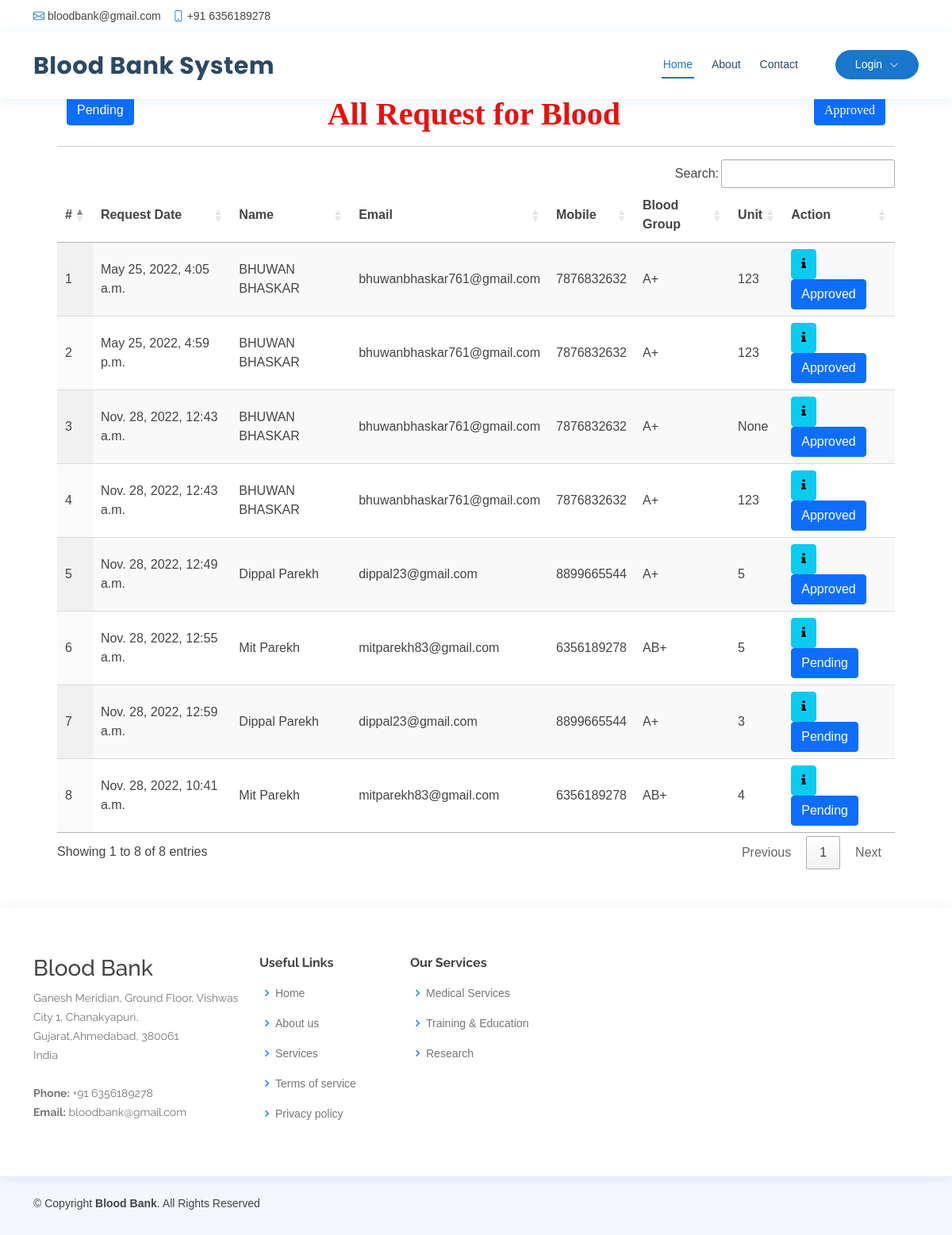
The page /request_blood on the database its author committed.
### blood_app/models.py (models this page shows, shortened)
class Blood_Donation(models.Model):
    status = models.CharField(max_length=100, null=True, blank=True)
    user = models.ForeignKey(UserProfile, on_delete=models.CASCADE, null=True, blank=True)
    blood_group = models.ForeignKey(Category, on_delete=models.CASCADE, null=True, blank=True)
    place = models.CharField(max_length=100, null=True, blank=True)
    blood_pressure = models.CharField(max_length=100, null=True, blank=True)
    blood_units = models.CharField(max_length=100, null=True, blank=True)
    purpose = models.CharField(max_length=100, null=True, blank=True)
    description = models.TextField(null=True, blank=True)
    created = models.DateTimeField(auto_now=True,null=True)
    donation_date = models.DateField(null=True, blank=True)
    recieve_date = models.DateField(null=True, blank=True)
    active = models.BooleanField(null=True, blank=True, default=False)
    hiv = models.BooleanField(null=True, blank=True, default=False)
    hapetitis_c = models.BooleanField(null=True, blank=True, default=False)
    hapetitis_b = models.BooleanField(null=True, blank=True, default=False)
    syphilis = models.BooleanField(null=True, blank=True, default=False)
    active = models.BooleanField(null=True, blank=True, default=False)

class UserProfile(models.Model):
    user = models.ForeignKey(User, on_delete=models.CASCADE, null=True)
    contact = models.CharField(max_length=100, null=True)
    address = models.CharField(max_length=100, null=True)
    pincode = models.CharField(max_length=100, null=True)
    otp = models.CharField(max_length=100, null=True)
    password = models.CharField(max_length=100, null=True)
    blood_group = models.ForeignKey(Category, on_delete=models.CASCADE, null=True, blank=True)
    dob = models.DateField(null=True)
    disease = models.CharField(max_length=100, null=True, blank=True)
    image = models.FileField(null=True)

class Category(models.Model):
    name = models.CharField(max_length=100, null=True, blank=True)
    def __str__(self):
        return self.name

### blood_app/views.py (the view)
# urls.py: path('request_blood', request_blood, name='request_blood'),
def request_blood(request):
    mydata = request.GET.get('action',0)
    data = Blood_Donation.objects.filter(purpose="Request for Blood")
    if mydata:
        data = data.filter(status=mydata)
    return render(request, 'request_blood.html', {'data':data})

### blood_app/templates/request_blood.html (shortened to what this page needs)
{% extends 'index.html' %}
{% load static %}
{% block body %}
<div class="container-fluid" style="width:90%;margin-top:10%">
                    <div class="container-fluid">
                          <a href="/request_blood?action=Pending">
                            <button type="button" class="btn btn-primary pull-left">Pending</button>
                          </a>
                          <h1 align="center" style="font-weight:bold;font-family : 'Monotype Corsiva' ; color : #E6120E ;margin-top:4%">
                            {% if request.GET.action %} {{request.GET.action}} {% else %} All{% endif %} Request for Blood
                          <a href="/request_blood?action=Approved">
                            <button type="button" class="btn btn-primary pull-right">Approved</button>
                          </a>
                        </h1>
                         </div><hr>
                                <table id="example" class="display" style="width:100%">
                                  <thead>
                                    <tr>
                                      <th>#</th>
                                      <th>Request Date</th>
                                      <th>Name</th>
                                      <th>Email</th>
                                      <th>Mobile</th>
                                      <th>Blood Group</th>
                                      <th>Unit</th>
                                      <th>Action</th>
                                  </tr>
                              </thead>
                              <tbody>
                              {% for i in data %}
                                <tr>
                                  <td>{{forloop.counter}}</td>
                                  <td>{{i.created}}</td>
                                  <td>{{i.user.user.first_name}} {{i.user.user.last_name}}</td>
                                  <td>{{i.user.user.email}}</td>
                                  <td>{{i.user.contact}}</td>
                                  <td>{{i.blood_group}}</td>
                                  <td>{{i.blood_units}}</td>
                                  <td>
                                    <a href="/request_detail/{{i.id}}">
                                      <button type="button" class="btn btn-info">
                                        <i class="fa fa-info"></i>
                                      </button>
                                    </a>
                                    <a href="/change_status/{{i.id}}/?data={{request.get_full_path}}">
                                      <button type="button" class="btn btn-primary">{% if i.status == "Approved" %}Approved{% else %}Pending{% endif %}</button>
                                    </a>
                                  </td>
                              </tr>
                              {% endfor %}
                          </tbody>
                      </table>
                  </div>
{% endblock %}

### blood_app/templates/index.html (shortened to what this page needs)
<!DOCTYPE html>
<html lang="en">
  {% load static %}
<head>
  <link href="{% static 'vendor/fontawesome-free/css/all.min.css' %}" rel="stylesheet">
  <link href="{% static 'vendor/animate.css/animate.min.css' %}" rel="stylesheet">
  <link href="{% static 'vendor/bootstrap/css/bootstrap.min.css' %}" rel="stylesheet">
  <link href="{% static 'vendor/bootstrap-icons/bootstrap-icons.css' %}" rel="stylesheet">
  <link href="{% static 'vendor/boxicons/css/boxicons.min.css' %}" rel="stylesheet">
  <link href="{% static 'vendor/glightbox/css/glightbox.min.css' %}" rel="stylesheet">
  <link href="{% static 'vendor/remixicon/remixicon.css' %}" rel="stylesheet">
  <link href="{% static 'vendor/swiper/swiper-bundle.min.css' %}" rel="stylesheet">
  <link href="{% static 'css/style.css' %}" rel="stylesheet">
  <link rel="stylesheet" href="https://cdnjs.cloudflare.com/ajax/libs/font-awesome/4.7.0/css/font-awesome.min.css">
  <link rel='stylesheet' type='text/css' href="https://cdn.datatables.net/1.10.21/css/jquery.dataTables.min.css">
  <link rel='stylesheet' type='text/css' href="https://cdn.datatables.net/buttons/1.6.2/css/buttons.dataTables.min.css">
</head>
<body>
  <div id="topbar" class="d-flex align-items-center fixed-top">
    <div class="container d-flex justify-content-between">
      <div class="contact-info d-flex align-items-center">
        <i class="bi bi-envelope"></i> <a href="mailto:contact@example.com">bloodbank@gmail.com</a>
        <i class="bi bi-phone"></i> +91 6356189278
      </div>
    </div>
  </div>
  <header id="header" class="fixed-top">
    <div class="container d-flex align-items-center">
      <h1 class="logo me-auto"><a href="#">Blood Bank System</a></h1>
      {% if request.user.is_staff %}
      <nav id="navbar" class="navbar order-last order-lg-0">
        <ul>
          <li><a class="nav-link scrollto active" href="{% url 'admin_home' %}">Home</a></li>
          <li class="dropdown"><a href="#"><span>Category</span> <i class="bi bi-chevron-down"></i></a>
            <ul>
              <li><a href="/add_category">Add Blood Category</a></li>
              <li><a href="/view_category">View Blood Category</a></li>
            </ul>
          </li>
          <li><a class="nav-link scrollto" href="/view_user">Users</a></li>
          <li><a class="nav-link scrollto" href="/all_order">All Request</a></li>
          <li class="dropdown"><a href="#"><span>Test</span> <i class="bi bi-chevron-down"></i></a>
            <ul>
              <li><a href="/testthalasemia/">Test Thalasemia</a></li>
              <li><a href="/adminlistthalasemia/">History</a></li>
            </ul>
          </li>
          <li class="dropdown"><a href="#"><span>Blood Donation</span> <i class="bi bi-chevron-down"></i></a>
            <ul>
              <li><a href="/request_blood">Request for Blood</a></li>
              <li><a href="/donator_blood">Donate for Blood</a></li>
            </ul>
          </li>
          <li class="dropdown">
            <a href="#" class="appointment-btn scrollto" style="color: #fff;"><span class="d-none d-md-inline">Welcome,</span> {{request.user.username}} <i class="bi bi-chevron-down"></i></a>
            <ul>
              <li><a href="{% url 'change_password' %}">Password</a></li>
              <li><a href="{% url 'logout' %}">Logout</a></li>
            </ul>
          </li>
        </ul>
        <i class="bi bi-list mobile-nav-toggle"></i>
      </nav>
      {% else %}
      <nav id="navbar" class="navbar order-last order-lg-0">
        <ul>
          <li><a class="nav-link scrollto active" href="/#hero">Home</a></li>
          <li><a class="nav-link scrollto" href="/#about">About</a></li>
          <li><a class="nav-link scrollto" href="#contact">Contact</a></li>
        </ul>
      </nav>
      <nav id="navbar" class="navbar order-last order-lg-0">
        <ul>
        <li class="dropdown">
          <a href="#" class="appointment-btn scrollto" style="color: #fff;"><span class="d-none d-md-inline">Login</span> <i class="bi bi-chevron-down"></i></a>
        </li>
      </ul>
    </nav>
      {% endif %}
  </header>
  <div class="mt-5 mb-5" style="margin-top:14%">
  {% block body %}
  {% endblock %}
  </div>
  <footer id="footer">
    <div class="footer-top">
      <div class="container">
        <div class="row">
          <div class="col-lg-3 col-md-6 footer-contact">
            <h3>Blood Bank</h3>
            <p>
              Ganesh Meridian, Ground Floor,
              Vishwas City 1, Chanakyapuri, <br>
              Gujarat,Ahmedabad, 380061<br>
              India <br><br>
              <strong>Phone:</strong> +91 6356189278<br>
              <strong>Email:</strong> bloodbank@gmail.com<br>
            </p>
          </div>
          <div class="col-lg-2 col-md-6 footer-links">
            <h4>Useful Links</h4>
            <ul>
              <li><i class="bx bx-chevron-right"></i> <a href="#">Home</a></li>
              <li><i class="bx bx-chevron-right"></i> <a href="#">About us</a></li>
              <li><i class="bx bx-chevron-right"></i> <a href="service">Services</a></li>
              <li><i class="bx bx-chevron-right"></i> <a href="#">Terms of service</a></li>
              <li><i class="bx bx-chevron-right"></i> <a href="#">Privacy policy</a></li>
            </ul>
          </div>
          <div class="col-lg-3 col-md-6 footer-links">
            <h4>Our Services</h4>
            <ul>
              <li><i class="bx bx-chevron-right"></i> <a href="#">Medical Services</a></li>
              <li><i class="bx bx-chevron-right"></i> <a href="#">Training & Education</a></li>
              <li><i class="bx bx-chevron-right"></i> <a href="#">Research</a></li>
            </ul>
          </div>
        </div>
      </div>
    </div>
    <div class="container d-md-flex py-4">
      <div class="me-md-auto text-center text-md-start">
        <div class="copyright">
          &copy; Copyright <strong><span>Blood Bank</span></strong>. All Rights Reserved
        </div>
        <div class="credits">
        </div>
      </div>
    </div>
  </footer>
</body>
</html>

### blood_app/static/css/style.css (style rules this page uses)
body { font-family: "Open Sans", sans-serif; color: #444444; }
a { color: #1977cc; text-decoration: none; }
h1, h2, h3, h4, h5, h6 { font-family: "Raleway", sans-serif; }
#topbar { background: #fff; height: 40px; font-size: 14px; transition: all 0.5s; z-index: 996; }
#topbar .contact-info a { line-height: 1; color: #444444; transition: 0.3s; }
#topbar .contact-info i { color: #1977cc; padding-right: 4px; margin-left: 15px; line-height: 0; }
#topbar .contact-info i:first-child { margin-left: 0; }
#header { background: #fff; transition: all 0.5s; z-index: 997; padding: 15px 0; top: 40px; box-shadow: 0px 2px 15px rgba(25, 119, 204, 0.1); }
#header .logo { font-size: 30px; margin: 0; padding: 0; line-height: 1; font-weight: 700; letter-spacing: 0.5px; font-family: "Poppins", sans-serif; }
#header .logo a { color: #2c4964; }
.appointment-btn { margin-left: 25px; background: #1977cc; color: #fff; border-radius: 50px; padding: 8px 25px; white-space: nowrap; transition: 0.3s; font-size: 14px; display: inline-block; }
.navbar { padding: 0; }
.navbar ul { margin: 0; padding: 0; display: flex; list-style: none; align-items: center; }
.navbar li { position: relative; }
.navbar>ul>li { position: relative; white-space: nowrap; padding: 8px 0 8px 20px; }
.navbar a, .navbar a:focus { display: flex; align-items: center; justify-content: space-between; font-size: 14px; color: #2c4964; white-space: nowrap; transition: 0.3s; border-bottom: 2px solid #fff; padding: 5px 2px; }
.navbar a i, .navbar a:focus i { font-size: 12px; line-height: 0; margin-left: 5px; }
.navbar a:hover, .navbar .active, .navbar .active:focus, .navbar li:hover>a { color: #1977cc; border-color: #1977cc; }
#footer { color: #444444; font-size: 14px; background: #f1f7fd; }
#footer .footer-top { padding: 60px 0 30px 0; background: #fff; box-shadow: 0px 2px 15px rgba(25, 119, 204, 0.1); }
#footer .footer-top .footer-contact { margin-bottom: 30px; }
#footer .footer-top .footer-contact p { font-size: 14px; line-height: 24px; margin-bottom: 0; font-family: "Raleway", sans-serif; color: #777777; }
#footer .footer-top h4 { font-size: 16px; font-weight: bold; color: #444444; position: relative; padding-bottom: 12px; }
#footer .footer-top .footer-links { margin-bottom: 30px; }
#footer .footer-top .footer-links ul { list-style: none; padding: 0; margin: 0; }
#footer .footer-top .footer-links ul i { padding-right: 2px; color: #1c84e3; font-size: 18px; line-height: 1; }
#footer .footer-top .footer-links ul li { padding: 10px 0; display: flex; align-items: center; }
#footer .footer-top .footer-links ul li:first-child { padding-top: 0; }
#footer .footer-top .footer-links ul a { color: #777777; transition: 0.3s; display: inline-block; line-height: 1; }
#footer .credits { padding-top: 5px; font-size: 13px; color: #444444; }
.dropdown .appointment-btn { margin-left: 25px; background: #1977cc; color: #fff; border-radius: 50px; padding: 8px 25px; white-space: nowrap; transition: 0.3s; font-size: 14px; display: inline-block; }
.appointment-btn { color: #fff; }

### blood_app/templates/request_blood.html (style rules this page uses)
body { font-family: Arial, Helvetica, sans-serif; }

### rows shown on the page
Blood_Donation: created "May 25, 2022, 4:05 a.m.", user.user.first_name "BHUWAN", user.user.last_name "BHASKAR", user.user.email "bhuwanbhaskar761@gmail.com", user.contact "7876832632", blood_group "A+", blood_units "123", status "Approved"
Blood_Donation: created "May 25, 2022, 4:59 p.m.", user.user.first_name "BHUWAN", user.user.last_name "BHASKAR", user.user.email "bhuwanbhaskar761@gmail.com", user.contact "7876832632", blood_group "A+", blood_units "123", status "Approved"
Blood_Donation: created "Nov. 28, 2022, 12:43 a.m.", user.user.first_name "BHUWAN", user.user.last_name "BHASKAR", user.user.email "bhuwanbhaskar761@gmail.com", user.contact "7876832632", blood_group "A+", blood_units "None", status "Approved"
Blood_Donation: created "Nov. 28, 2022, 12:43 a.m.", user.user.first_name "BHUWAN", user.user.last_name "BHASKAR", user.user.email "bhuwanbhaskar761@gmail.com", user.contact "7876832632", blood_group "A+", blood_units "123", status "Approved"
Blood_Donation: created "Nov. 28, 2022, 12:49 a.m.", user.user.first_name "Dippal", user.user.last_name "Parekh", user.user.email "dippal23@gmail.com", user.contact "8899665544", blood_group "A+", blood_units "5", status "Approved"
Blood_Donation: created "Nov. 28, 2022, 12:55 a.m.", user.user.first_name "Mit", user.user.last_name "Parekh", user.user.email "mitparekh83@gmail.com", user.contact "6356189278", blood_group "AB+", blood_units "5", status "Pending"
Blood_Donation: created "Nov. 28, 2022, 12:59 a.m.", user.user.first_name "Dippal", user.user.last_name "Parekh", user.user.email "dippal23@gmail.com", user.contact "8899665544", blood_group "A+", blood_units "3", status "Pending"
Blood_Donation: created "Nov. 28, 2022, 10:41 a.m.", user.user.first_name "Mit", user.user.last_name "Parekh", user.user.email "mitparekh83@gmail.com", user.contact "6356189278", blood_group "AB+", blood_units "4", status "Pending"
